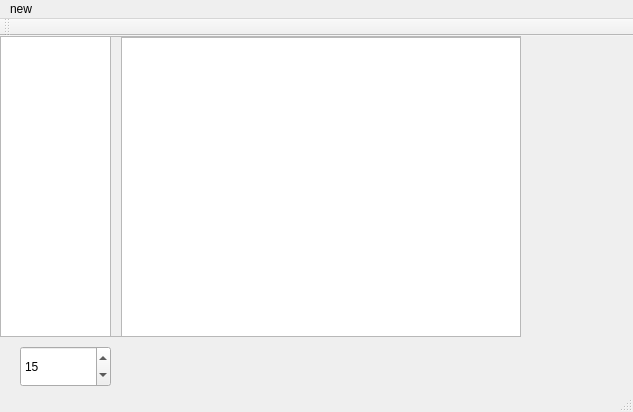
<?xml version="1.0" encoding="UTF-8"?>
<ui version="4.0">
 <class>MainWindow</class>
 <widget class="QMainWindow" name="MainWindow">
  <property name="geometry">
   <rect>
    <x>0</x>
    <y>0</y>
    <width>633</width>
    <height>412</height>
   </rect>
  </property>
  <property name="windowTitle">
   <string>MainWindow</string>
  </property>
  <widget class="QWidget" name="centralWidget">
   <widget class="QTableView" name="tableView">
    <property name="geometry">
     <rect>
      <x>0</x>
      <y>0</y>
      <width>111</width>
      <height>301</height>
     </rect>
    </property>
   </widget>
   <widget class="QScrollArea" name="scrollArea">
    <property name="geometry">
     <rect>
      <x>110</x>
      <y>0</y>
      <width>411</width>
      <height>301</height>
     </rect>
    </property>
    <property name="cursor" stdset="0">
     <cursorShape>ArrowCursor</cursorShape>
    </property>
    <property name="widgetResizable">
     <bool>true</bool>
    </property>
    <property name="alignment">
     <set>Qt::AlignLeading|Qt::AlignLeft|Qt::AlignVCenter</set>
    </property>
    <widget class="QWidget" name="scrollAreaWidgetContents">
     <property name="geometry">
      <rect>
       <x>0</x>
       <y>0</y>
       <width>409</width>
       <height>299</height>
      </rect>
     </property>
     <widget class="QTextEdit" name="textEdit">
      <property name="geometry">
       <rect>
        <x>10</x>
        <y>0</y>
        <width>471</width>
        <height>361</height>
       </rect>
      </property>
     </widget>
    </widget>
   </widget>
   <widget class="QSpinBox" name="spinBox">
    <property name="geometry">
     <rect>
      <x>20</x>
      <y>310</y>
      <width>91</width>
      <height>41</height>
     </rect>
    </property>
    <property name="value">
     <number>15</number>
    </property>
   </widget>
  </widget>
  <widget class="QMenuBar" name="menuBar">
   <property name="geometry">
    <rect>
     <x>0</x>
     <y>0</y>
     <width>633</width>
     <height>25</height>
    </rect>
   </property>
   <widget class="QMenu" name="menu">
    <property name="title">
     <string>new</string>
    </property>
    <addaction name="actionStart"/>
   </widget>
   <addaction name="menu"/>
  </widget>
  <widget class="QToolBar" name="mainToolBar">
   <attribute name="toolBarArea">
    <enum>TopToolBarArea</enum>
   </attribute>
   <attribute name="toolBarBreak">
    <bool>false</bool>
   </attribute>
  </widget>
  <widget class="QStatusBar" name="statusBar"/>
  <action name="actionStart">
   <property name="text">
    <string>start</string>
   </property>
  </action>
 </widget>
 <layoutdefault spacing="6" margin="11"/>
 <resources/>
 <connections/>
</ui>
